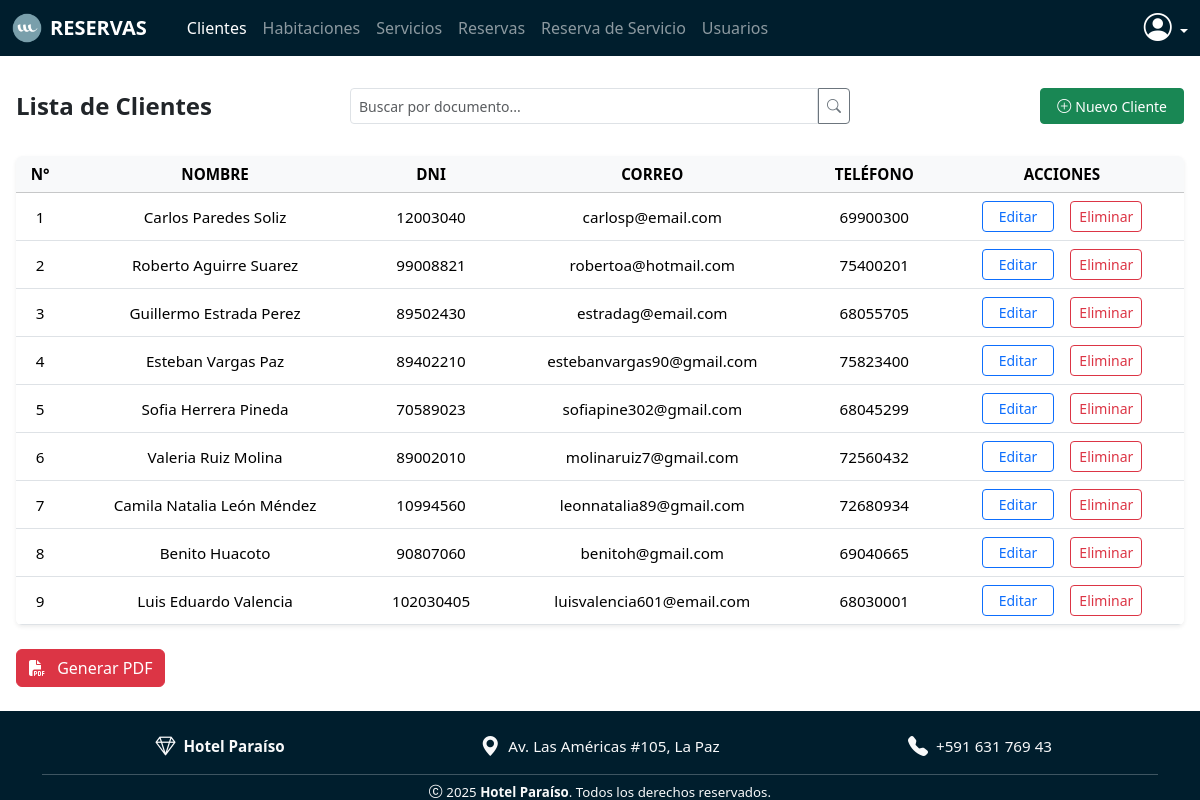
The app's page /clientes/ (signed in) with its own data.
### models/cliente_model.py (models this page shows, shortened)
class Cliente(db.Model, UserMixin):
    __tablename__ = 'clientes'
    id = db.Column(db.Integer, primary_key=True)
    nombre = db.Column(db.String(150), nullable=False)
    documento = db.Column(db.String(50), unique=True, nullable=False)
    correo = db.Column(db.String(100), nullable=True)
    telefono = db.Column(db.String(20), nullable=True)
    reservas = db.relationship('Reserva', back_populates='cliente')
    @staticmethod
    def get_all():
        return Cliente.query.all()

### controllers/cliente_controller.py (the view)
@cliente_bp.route('/')
def index():
    clientes = Cliente.get_all()
    return cliente_view.list(clientes)

### run.py (called while the page is built)
@login_manager.user_loader
def load_user(user_id):
    tipo = session.get('tipo_usuario')  # puede ser 'cliente' o 'usuario'
    if tipo == 'cliente':
        return Cliente.query.get(int(user_id))
    elif tipo == 'usuario':
        return Usuario.query.get(int(user_id))
    return None

@app.context_processor
def inject_user_or_client():
    from flask_login import current_user
    if current_user.is_authenticated:
        if hasattr(current_user, 'rol'):
            return dict(usuario=current_user, cliente=None)
        else:
            return dict(usuario=None, cliente=current_user)
    return dict(usuario=None, cliente=None)

@app.context_processor
def inject_active_path():
    def is_active(path):
        return 'active' if request.path == path else ''
    return dict(is_active=is_active)

### views/cliente_view.py (called while the page is built)
def list(clientes):
    return render_template('clientes/index.html', clientes=clientes,usuario=current_user)

### templates/clientes/index.html (shortened to what this page needs)
{% extends 'sistema.html' %}
{% block content %}
<div class="mb-3 mt-4">
    <div class="row align-items-center gy-2">
        <div class="col-12 col-md-3 text-center text-md-start">
            <h4 class="fw-bold text-dark fs-4 mb-0">Lista de Clientes</h4>
        </div>
        <div class="col-12 col-md-6 d-flex justify-content-center mt-4 ">
            <form action="{{ url_for('cliente.buscar_documento') }}" method="GET" class="d-flex w-100 me-3 ms-3" style="max-width: 500px;">
                <input type="text" name="documento" class="form-control form-control-sm rounded-end-0"
                       placeholder="Buscar por documento..." required
                       style="height: 36px;">
                <button type="submit" class="btn btn-outline-secondary btn-sm rounded-start-0" style="height: 36px;">
                    <i class="bi bi-search"></i>
                </button>
            </form>
        </div>
        <div class="col-12 col-md-3 d-flex justify-content-center justify-content-md-end">
            <a href="{{ url_for('cliente.create') }}" class="btn btn-success btn-sm px-3 py-1.5 d-flex align-items-center"
               style="height: 36px;" data-bs-toggle="modal" data-bs-target="#registroClienteModal">
                <i class="bi bi-plus-circle me-1"></i> Nuevo Cliente
            </a>
        </div>
    </div>
</div>
<div class="table-responsive rounded shadow-sm mb-4">
    <table class="table table-hover align-middle text-center mb-0" style="font-size: 0.95rem;">
        <thead class="table-light text-dark fw-semibold text-uppercase">
            <tr>
                <th>N°</th>
                <th>Nombre</th>
                <th>DNI</th>
                <th>Correo</th>
                <th>Teléfono</th>
                <th>Acciones</th>
            </tr>
        </thead>
        <tbody>
            {% for item in clientes %}
            <tr class="text-nowrap">
                <td>{{item.id}}</td>
                <td>{{item.nombre}}</td>
                <td>{{item.documento}}</td>
                <td>{{item.correo}}</td>
                <td>{{item.telefono}}</td>
                <td >
                    <div class="d-flex flex-row justify-content-center gap-3">
                        <button class="btn btn-outline-primary btn-sm px-3" data-bs-toggle="modal"
                            data-bs-target="#editarClienteModal{{ item.id }}">
                            Editar
                        </button>
                        <a href="{{ url_for('cliente.delete', id=item.id) }}"
                            class="btn btn-outline-danger btn-sm"
                            onclick="return confirm('¿Estás seguro de eliminar este usuario?');">
                            Eliminar
                        </a>
                    </div>
                </td>
            </tr>
            {% endfor %}
        </tbody>
    </table>
</div>
{% if usuario and usuario.rol == 'administrador' %}
<a href="{{ url_for('cliente.reporte_pdf') }}" class="btn btn-danger mb-4" target="_blank">
    <i class="fas fa-file-pdf me-2"></i> Generar PDF
</a>
{% endif %}
{% endblock %}

### static/style.css (style rules this page uses)
html, body { height: 100%; margin: 0; overflow: hidden; }

### records on screen
Cliente: id "1", nombre "Carlos Paredes Soliz", documento "12003040", correo "carlosp@email.com", telefono "69900300"
Cliente: id "2", nombre "Roberto Aguirre Suarez", documento "99008821", correo "robertoa@hotmail.com", telefono "75400201"
Cliente: id "3", nombre "Guillermo Estrada Perez", documento "89502430", correo "estradag@email.com", telefono "68055705"
Cliente: id "4", nombre "Esteban Vargas Paz", documento "89402210", correo "estebanvargas90@gmail.com", telefono "75823400"
Cliente: id "5", nombre "Sofia Herrera Pineda", documento "70589023", correo "sofiapine302@gmail.com", telefono "68045299"
Cliente: id "6", nombre "Valeria Ruiz Molina", documento "89002010", correo "molinaruiz7@gmail.com", telefono "72560432"
Cliente: id "7", nombre "Camila Natalia León Méndez", documento "10994560", correo "leonnatalia89@gmail.com", telefono "72680934"
Cliente: id "8", nombre "Benito Huacoto", documento "90807060", correo "benitoh@gmail.com", telefono "69040665"
Cliente: id "9", nombre "Luis Eduardo Valencia", documento "102030405", correo "luisvalencia601@email.com", telefono "68030001"
